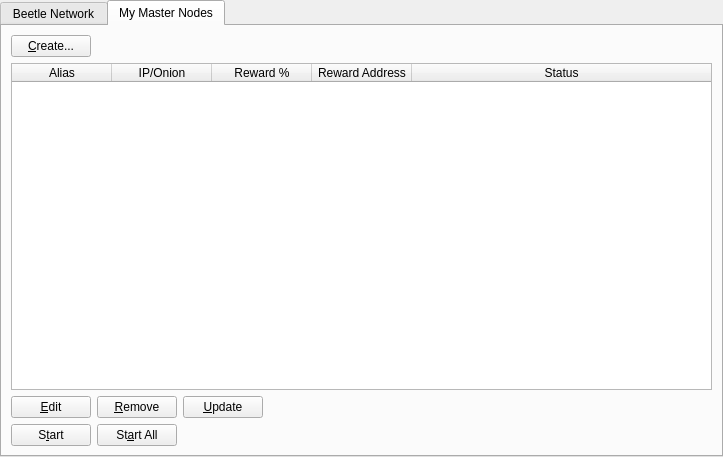
<?xml version="1.0" encoding="UTF-8"?>
<ui version="4.0">
 <class>MasternodeManager</class>
 <widget class="QWidget" name="MasternodeManager">
  <property name="geometry">
   <rect>
    <x>0</x>
    <y>0</y>
    <width>723</width>
    <height>457</height>
   </rect>
  </property>
  <property name="windowTitle">
   <string>Form</string>
  </property>
  <layout class="QVBoxLayout" name="topLayout">
   <property name="leftMargin">
    <number>0</number>
   </property>
   <property name="topMargin">
    <number>0</number>
   </property>
   <property name="rightMargin">
    <number>0</number>
   </property>
   <property name="bottomMargin">
    <number>0</number>
   </property>
   <item>
    <layout class="QVBoxLayout" name="verticalLayout">
     <property name="bottomMargin">
      <number>0</number>
     </property>
     <item>
      <widget class="QTabWidget" name="tabWidget">
       <property name="currentIndex">
        <number>1</number>
       </property>
       <widget class="QWidget" name="tab">
        <attribute name="title">
         <string>Beetle Network</string>
        </attribute>
        <layout class="QGridLayout" name="gridLayout">
         <item row="1" column="0">
          <widget class="QTableWidget" name="tableWidgetMasternodes">
           <property name="editTriggers">
            <set>QAbstractItemView::NoEditTriggers</set>
           </property>
           <property name="alternatingRowColors">
            <bool>true</bool>
           </property>
           <property name="selectionBehavior">
            <enum>QAbstractItemView::SelectRows</enum>
           </property>
           <property name="sortingEnabled">
            <bool>true</bool>
           </property>
           <attribute name="horizontalHeaderStretchLastSection">
            <bool>true</bool>
           </attribute>
           <column>
            <property name="text">
             <string>Address</string>
            </property>
           </column>
           <column>
            <property name="text">
             <string>Protocol</string>
            </property>
           </column>
           <column>
            <property name="text">
             <string>Active</string>
            </property>
           </column>
           <column>
            <property name="text">
             <string>Active (secs)</string>
            </property>
           </column>
           <column>
            <property name="text">
             <string>Last Seen</string>
            </property>
           </column>
           <column>
            <property name="text">
             <string>Pubkey</string>
            </property>
           </column>
          </widget>
         </item>
         <item row="0" column="0">
          <layout class="QHBoxLayout" name="horizontalLayout_3">
           <property name="bottomMargin">
            <number>0</number>
           </property>
           <item>
            <widget class="QLabel" name="label_2">
             <property name="text">
              <string>Beetle Node Count:</string>
             </property>
            </widget>
           </item>
           <item>
            <widget class="QLabel" name="countLabel">
             <property name="text">
              <string>0</string>
             </property>
            </widget>
           </item>
           <item>
            <spacer name="horizontalSpacer_3">
             <property name="orientation">
              <enum>Qt::Horizontal</enum>
             </property>
             <property name="sizeHint" stdset="0">
              <size>
               <width>40</width>
               <height>20</height>
              </size>
             </property>
            </spacer>
           </item>
          </layout>
         </item>
        </layout>
       </widget>
       <widget class="QWidget" name="tab_2">
        <attribute name="title">
         <string>My Master Nodes</string>
        </attribute>
        <layout class="QGridLayout" name="gridLayout_2">
         <item row="0" column="0">
          <layout class="QVBoxLayout" name="verticalLayout_2">
           <property name="bottomMargin">
            <number>0</number>
           </property>
           <item>
            <layout class="QHBoxLayout" name="horizontalLayout">
             <item>
              <widget class="QPushButton" name="createButton">
               <property name="text">
                <string>&amp;Create...</string>
               </property>
              </widget>
             </item>
             <item>
              <spacer name="horizontalSpacer">
               <property name="orientation">
                <enum>Qt::Horizontal</enum>
               </property>
               <property name="sizeHint" stdset="0">
                <size>
                 <width>40</width>
                 <height>20</height>
                </size>
               </property>
              </spacer>
             </item>
            </layout>
           </item>
           <item>
            <widget class="QTableWidget" name="tableWidget_2">
             <property name="minimumSize">
              <size>
               <width>695</width>
               <height>0</height>
              </size>
             </property>
             <property name="editTriggers">
              <set>QAbstractItemView::NoEditTriggers</set>
             </property>
             <property name="alternatingRowColors">
              <bool>true</bool>
             </property>
             <property name="selectionMode">
              <enum>QAbstractItemView::SingleSelection</enum>
             </property>
             <property name="selectionBehavior">
              <enum>QAbstractItemView::SelectRows</enum>
             </property>
             <attribute name="horizontalHeaderStretchLastSection">
              <bool>true</bool>
             </attribute>
             <column>
              <property name="text">
               <string>Alias</string>
              </property>
             </column>
             <column>
              <property name="text">
               <string>IP/Onion</string>
              </property>
             </column>
             <column>
              <property name="text">
               <string>Reward %</string>
              </property>
             </column>
             <column>
              <property name="text">
               <string>Reward Address</string>
              </property>
             </column>
             <column>
              <property name="text">
               <string>Status</string>
              </property>
             </column>
            </widget>
           </item>
           <item>
            <layout class="QHBoxLayout" name="horizontalLayout_2">
             <property name="bottomMargin">
              <number>0</number>
             </property>
             <item>
              <widget class="QPushButton" name="editButton">
               <property name="text">
                <string>&amp;Edit</string>
               </property>
              </widget>
             </item>
             <item>
              <widget class="QPushButton" name="removeButton">
               <property name="text">
                <string>&amp;Remove</string>
               </property>
              </widget>
             </item>
             <item>
              <widget class="QPushButton" name="UpdateButton">
               <property name="text">
                <string>&amp;Update</string>
               </property>
              </widget>
             </item>
             <item>
              <spacer name="horizontalSpacer_2">
               <property name="orientation">
                <enum>Qt::Horizontal</enum>
               </property>
               <property name="sizeHint" stdset="0">
                <size>
                 <width>40</width>
                 <height>20</height>
                </size>
               </property>
              </spacer>
             </item>
            </layout>
           </item>
           <item>
            <layout class="QHBoxLayout" name="horizontalLayout_4">
             <property name="bottomMargin">
              <number>0</number>
             </property>
            </layout>
           </item>
           <item>
            <layout class="QHBoxLayout" name="horizontalLayout_5">
             <property name="bottomMargin">
              <number>0</number>
             </property>
             <item>
              <widget class="QPushButton" name="startButton">
               <property name="text">
                <string>S&amp;tart</string>
               </property>
              </widget>
             </item>
             <item>
              <widget class="QPushButton" name="startAllButton">
               <property name="text">
                <string>St&amp;art All</string>
               </property>
              </widget>
             </item>
             <item>
              <spacer name="horizontalSpacer_5">
               <property name="orientation">
                <enum>Qt::Horizontal</enum>
               </property>
               <property name="sizeHint" stdset="0">
                <size>
                 <width>40</width>
                 <height>20</height>
                </size>
               </property>
              </spacer>
             </item>
            </layout>
           </item>
          </layout>
         </item>
        </layout>
       </widget>
      </widget>
     </item>
    </layout>
   </item>
  </layout>
 </widget>
 <resources/>
 <connections/>
</ui>
